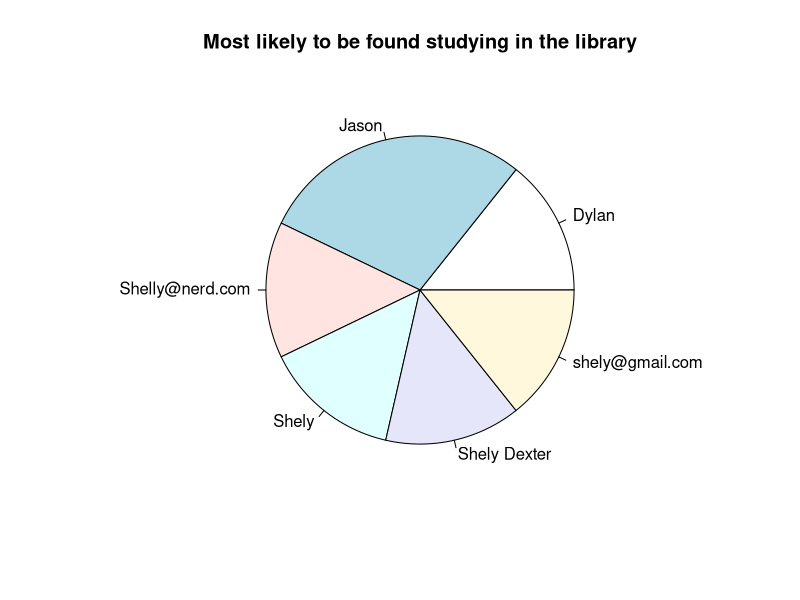
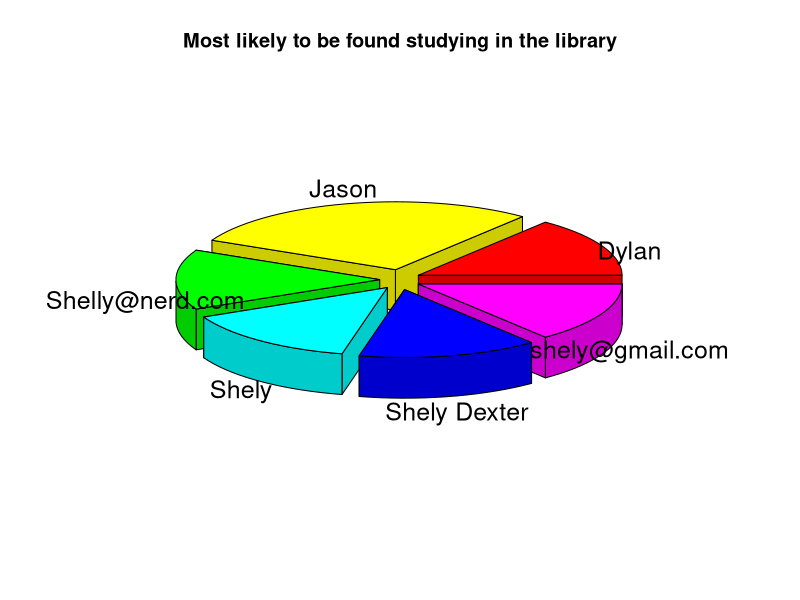

Source code (R) for these figures, in order:
## ---- chunk 1
knitr::opts_chunk$set(echo = TRUE)
## ---- chunk 2
labels <- c('Dylan', 'Jason', 'Shelly@nerd.com', 'Shely', 'Shely Dexter', 'shely@gmail.com')
values <- c(1, 2, 1, 1, 1, 1)
## ---- chunk 3
pie(values, labels = labels, main = 'Most likely to be found studying in the library')
library(plotrix)
pie3D(values, labels=labels, explode=0.1,
  	main='Most likely to be found studying in the library')
